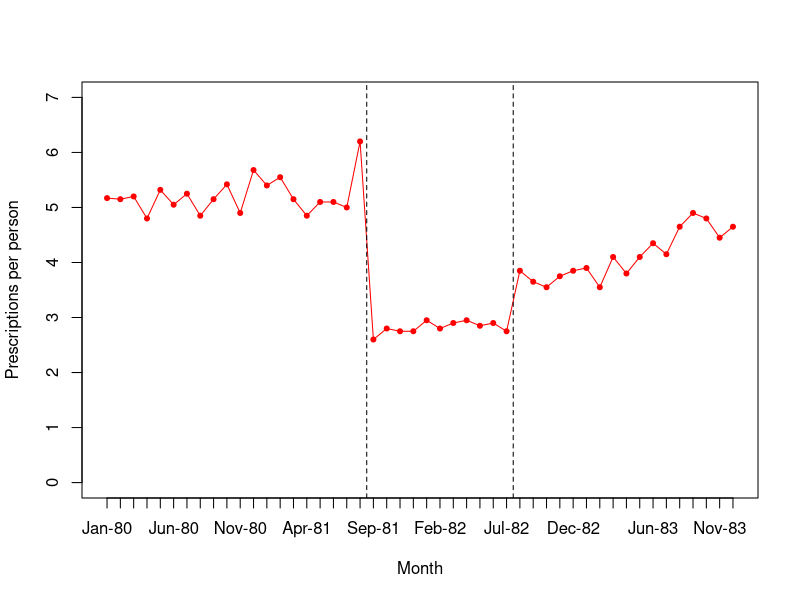
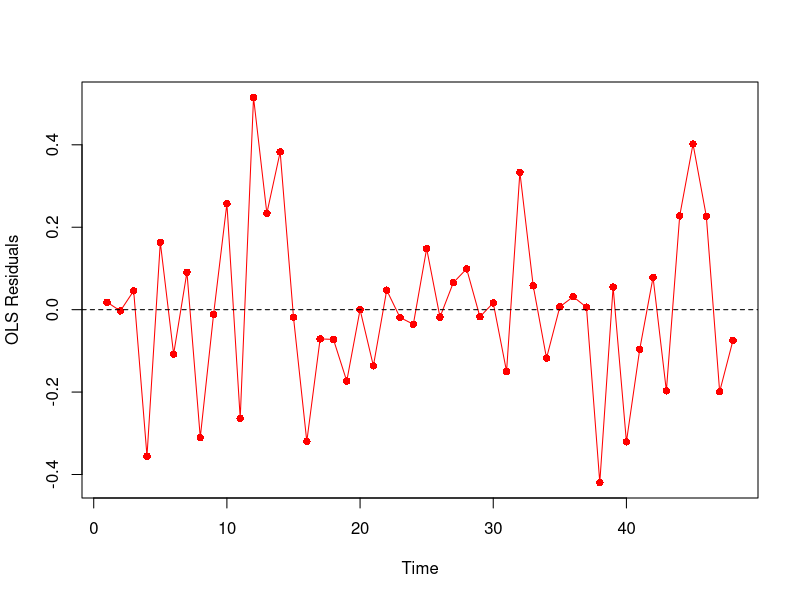
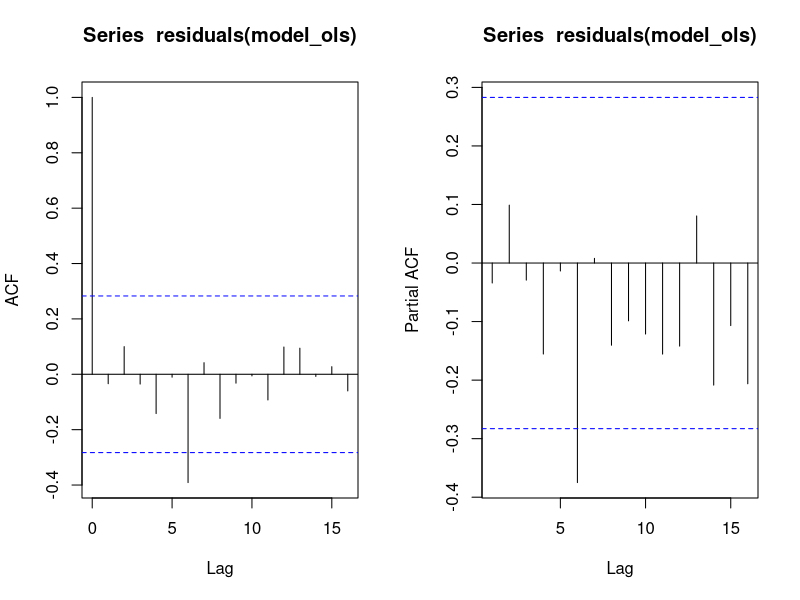

The R source for these figures, in order:
setwd("//prod.protected.ind/user/User03/nf8331/desktop/Interrupted Time Series Analysis/Week 4")

library(nlme)
library(car)

data <- read.csv("nh_multiple.csv", header = T)
View(data)

data$antic <- rep(0,48)
data$antic[20] <- 1

data$cap <- c(rep(0,20), rep(1,28))
data$cap_trend <- c(rep(0,20), 1:28)
data$copay <- c(rep(0,31), rep(1,17))
data$copay_trend <- c(rep(0,31), 1:17)

View(data)

########################
# Initial Plot
########################

plot(data$time, data$rxpp,
       ylab = "Prescriptions per person",
       ylim = c(0,7),
       xlab = "Month",
       type = "l",
       col = "red",
       xaxt = "n")

axis(1, at = 1:48, labels = data$month)

points(data$time, data$rxpp,
       col = "red",
       pch = 20)

abline(v = 20.5,lty = 2)
abline(v = 31.5,lty = 2)

########################
# Modeling
########################

# A preliminary OLS regression
model_ols <- lm(rxpp ~ time + antic + cap + cap_trend + copay + copay_trend,
                data = data)
summary(model_ols)

################################
# Assessing Autocorrelation
################################

dwt(model_ols, max.lag = 12, alternative = "two.sided")

plot(residuals(model_ols),
     type = 'o',
     pch = 16,
     xlab = 'Time',
     ylab = 'OLS Residuals',
     col = "red")
abline(h = 0, lty = 2)

par(mfrow = c(1,2))
acf(residuals(model_ols))
acf(residuals(model_ols),type = 'partial')
#significant spike in ACF at lag 6 and lag 6 in PACF
#model (p,q) = (0,0)

par(mfrow = c(1,1))

########################
# Run the final model
########################

# Fit the GLS regression model
model_p0q0 <- gls(rxpp ~ time + antic + cap + cap_trend + copay + copay_trend,
  data = data,
  correlation = NULL,
  method = "ML")
summary(model_p0q0)
confint(model_p0q0)

#estimate for level change for the 3-drug-cap
model_p0q0$coef[4]
#estimate for the trend change for the 3-drug-cap
model_p0q0$coef[5]
#estimate for the level change for the change from the cap to the $1 copay
model_p0q0$coef[6]
#estimate for the trend change from the cap to the $1 copay
model_p0q0$coef[7]

##############################################
# Predict absolute and relative changes
##############################################

#predicted value at one year after the copay (July 1983) relative to the level and trend with the
#3-drug-cap
pred <- fitted(model_p0q0)[43]
#counterfactual at the same time point
cfac <- model_p0q0$coef[1] + model_p0q0$coef[2]*43 +
        model_p0q0$coef[4]*1 + model_p0q0$coef[5]*23
#absolute change
pred - cfac
#relative change
(pred - cfac) / cfac * 100
